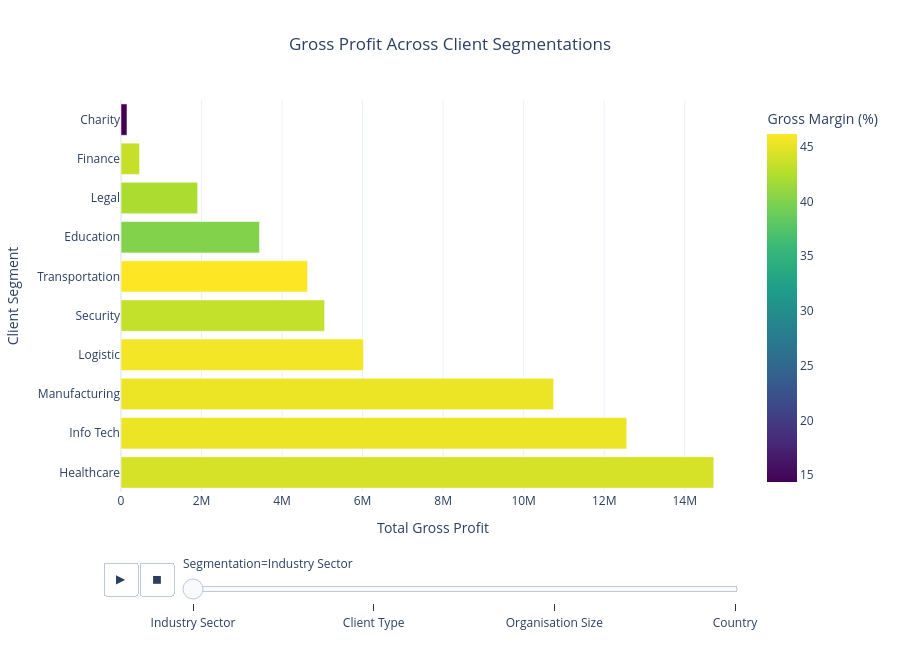

Notebook source saved alongside this figure:
### Markdown cell above
###  Main problem statement: “To determine which client segments generate the highest gross profit while maintaining strong customer satisfaction” (enabling the company to prioritize high-value clients, improve client retention, and support sustainable business growth)

#### Key points (subproblems)

#### Profitability and its drivers by client segment: Analyse gross profit and gross margin across client type, industry sector, organisation size and location, while examining hardware, software and manpower costs and service ratings to identify high-value segments and opportunities for cost optimisation and margin improvement.

### Code cell
import pandas as pd
import plotly.express as px

# ============================================
# Load and Prepare Data
# ============================================
xls = pd.ExcelFile("merged_cleaned.xlsx")
df_merged = pd.read_excel(xls, xls.sheet_names[0])

# Financial calculations
df_merged["COGS"] = (
    df_merged["HARDWARE"]
    + df_merged["SOFTWARE"]
    + df_merged["MANPOWER"]
)

df_merged["GROSS_PROFIT"] = (
    df_merged["REVENUE"]
    - df_merged["COGS"]
)

df_merged["GROSS_MARGIN"] = (
    df_merged["GROSS_PROFIT"]
    / df_merged["REVENUE"]
) * 100

# ============================================
# Segmentations
# ============================================
segmentations = {
    "Industry Sector": "SECTOR",
    "Client Type": "TYPE",
    "Organisation Size": "STAFF STRENGTH",
    "Country": "COUNTRY"
}

frames = []

for label, col in segmentations.items():

    grouped = (
        df_merged
        .groupby(col)
        .agg({
            "GROSS_PROFIT": "sum",
            "GROSS_MARGIN": "mean",
            "REVENUE": "sum",
            "NPS RATING": "mean"
        })
        .reset_index()
    )

    grouped = grouped.rename(columns={col: "Segment"})
    grouped["Segmentation"] = label

    # Sort from highest to lowest profit
    grouped = grouped.sort_values(
        "GROSS_PROFIT",
        ascending=False
    )

    frames.append(grouped)

plot_df = pd.concat(frames, ignore_index=True)

# ============================================
# Animated Horizontal Bar Chart
# ============================================

fig = px.bar(

    plot_df,

    x="GROSS_PROFIT",

    y="Segment",

    orientation="h",

    color="GROSS_MARGIN",

    color_continuous_scale="Viridis",

    animation_frame="Segmentation",

    hover_name="Segment",

    hover_data={
        "GROSS_PROFIT": ":,.0f",
        "GROSS_MARGIN": ":.2f",
        "REVENUE": ":,.0f",
        "NPS RATING": ":.2f"
    },

    title="Gross Profit Across Client Segmentations"

)

fig.update_layout(

    template="plotly_white",

    title_x=0.5,

    xaxis_title="Total Gross Profit",

    yaxis_title="Client Segment",

    height=650,

    coloraxis_colorbar=dict(
        title="Gross Margin (%)"
    )

)

fig.show()
fig1 = fig

### Figure 1 — Plotly figure (JSON) as saved in the notebook; plotly's stock layout.template omitted (floating-point values rounded to 4 significant figures)
{"data": [{"customdata": [[44.16, 33220000.0, 7.885], [45.31, 28580000.0, 8.015], [45.33, 23840000.0, 7.567], [45.65, 13280000.0, 7.432], [43.28, 11420000.0, 8.148], [46.15, 10420000.0, 8.357], [40.08, 7950000.0, 7.567], [42.24, 4254000.0, 8.0], [43.46, 1102000.0, 8.4], [14.36, 1015000.0, 8.417]], "hovertemplate": "<b>%{hovertext}</b><br><br>Segmentation=Industry Sector<br>GROSS_PROFIT=%{x:,.0f}<br>Segment=%{y}<br>GROSS_MARGIN=%{marker.color:.2f}<br>REVENUE=%{customdata[1]:,.0f}<br>NPS RATING=%{customdata[2]:.2f}<extra></extra>", "hovertext": ["Healthcare", "Info Tech", "Manufacturing", "Logistic", "Security", "Transportation", "Education", "Legal", "Finance", "Charity"], "legendgroup": "", "marker": {"color": [44.16, 45.31, 45.33, 45.65, 43.28, 46.15, 40.08, 42.24, 43.46, 14.36], "coloraxis": "coloraxis", "pattern": {"shape": ""}}, "name": "", "orientation": "h", "showlegend": false, "textposition": "auto", "type": "bar", "x": [14721908, 12561048, 10744702, 6019353, 5056332, 4632951, 3440213, 1903199, 461225, 148258], "xaxis": "x", "y": ["Healthcare", "Info Tech", "Manufacturing", "Logistic", "Security", "Transportation", "Education", "Legal", "Finance", "Charity"], "yaxis": "y"}], "layout": {"barmode": "relative", "coloraxis": {"autocolorscale": false, "colorbar": {"title": {"text": "Gross Margin (%)"}}, "colorscale": [[0.0, "#440154"], [0.1111, "#482878"], [0.2222, "#3e4989"], [0.3333, "#31688e"], [0.4444, "#26828e"], [0.5556, "#1f9e89"], [0.6667, "#35b779"], [0.7778, "#6ece58"], [0.8889, "#b5de2b"], [1.0, "#fde725"]]}, "height": 650, "legend": {"tracegroupgap": 0}, "sliders": [{"active": 0, "currentvalue": {"prefix": "Segmentation="}, "len": 0.9, "pad": {"b": 10, "t": 60}, "steps": [{"args": [["Industry Sector"], {"frame": {"duration": 0, "redraw": true}, "fromcurrent": true, "mode": "immediate", "transition": {"duration": 0, "easing": "linear"}}], "label": "Industry Sector", "method": "animate"}, {"args": [["Client Type"], {"frame": {"duration": 0, "redraw": true}, "fromcurrent": true, "mode": "immediate", "transition": {"duration": 0, "easing": "linear"}}], "label": "Client Type", "method": "animate"}, {"args": [["Organisation Size"], {"frame": {"duration": 0, "redraw": true}, "fromcurrent": true, "mode": "immediate", "transition": {"duration": 0, "easing": "linear"}}], "label": "Organisation Size", "method": "animate"}, {"args": [["Country"], {"frame": {"duration": 0, "redraw": true}, "fromcurrent": true, "mode": "immediate", "transition": {"duration": 0, "easing": "linear"}}], "label": "Country", "method": "animate"}], "x": 0.1, "xanchor": "left", "y": 0, "yanchor": "top"}], "title": {"text": "Gross Profit Across Client Segmentations", "x": 0.5}, "updatemenus": [{"buttons": [{"args": [null, {"frame": {"duration": 500, "redraw": true}, "fromcurrent": true, "mode": "immediate", "transition": {"duration": 500, "easing": "linear"}}], "label": "&#9654;", "method": "animate"}, {"args": [[null], {"frame": {"duration": 0, "redraw": true}, "fromcurrent": true, "mode": "immediate", "transition": {"duration": 0, "easing": "linear"}}], "label": "&#9724;", "method": "animate"}], "direction": "left", "pad": {"r": 10, "t": 70}, "showactive": false, "type": "buttons", "x": 0.1, "xanchor": "right", "y": 0, "yanchor": "top"}], "xaxis": {"anchor": "y", "domain": [0.0, 1.0], "title": {"text": "Total Gross Profit"}}, "yaxis": {"anchor": "x", "domain": [0.0, 1.0], "title": {"text": "Client Segment"}}}}
